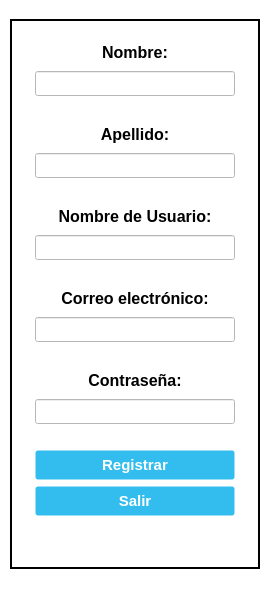
<?xml version="1.0" encoding="UTF-8"?>
<ui version="4.0">
 <class>RegistrationWindow</class>
 <widget class="QMainWindow" name="RegistrationWindow">
  <property name="geometry">
   <rect>
    <x>0</x>
    <y>0</y>
    <width>270</width>
    <height>611</height>
   </rect>
  </property>
  <property name="maximumSize">
   <size>
    <width>270</width>
    <height>650</height>
   </size>
  </property>
  <property name="windowTitle">
   <string>Registrar Usuario</string>
  </property>
  <property name="windowIcon">
   <iconset>
    <normaloff>//nas01/DATOS/Comunes/EIPSA-ERP/icon.ico</normaloff>//nas01/DATOS/Comunes/EIPSA-ERP/icon.ico</iconset>
  </property>
  <property name="styleSheet">
   <string notr="true">QWidget {
background-color: rgb(255, 255, 255);
}

.QFrame {
	border: 2px solid black;
}

QPushButton {
background-color: #33bdef;
  border: 1px solid transparent;
  border-radius: 3px;
  box-shadow: rgba(255, 255, 255, .4) 0 1px 0 0 inset;
  box-sizing: border-box;
  color: #fff;
  cursor: pointer;
  display: inline-block;
  font-family: -apple-system,system-ui,&quot;Segoe UI&quot;,&quot;Liberation Sans&quot;,sans-serif;
  font-size: 15px;
  font-weight: 800;
  line-height: 1.15385;
  margin: 0;
  outline: none;
  padding: 0px .8em;
  text-align: center;
  text-decoration: none;
  text-shadow: 0px 1px 0px #263666;
  user-select: none;
  -webkit-user-select: none;
  touch-action: manipulation;
  vertical-align: baseline;
  white-space: nowrap;
}

QPushButton:hover {
	background-color: #019ad2;
	border-color: rgb(0, 0, 0);
}

QPushButton:pressed {
	background-color: rgb(1, 140, 190);
	border-color: rgb(255, 255, 255);
}</string>
  </property>
  <widget class="QWidget" name="centralwidget">
   <layout class="QGridLayout" name="gridLayout_2">
    <item row="0" column="0">
     <widget class="QFrame" name="frame">
      <property name="minimumSize">
       <size>
        <width>250</width>
        <height>550</height>
       </size>
      </property>
      <property name="maximumSize">
       <size>
        <width>250</width>
        <height>550</height>
       </size>
      </property>
      <property name="styleSheet">
       <string notr="true"/>
      </property>
      <property name="frameShape">
       <enum>QFrame::Box</enum>
      </property>
      <property name="frameShadow">
       <enum>QFrame::Raised</enum>
      </property>
      <layout class="QGridLayout" name="gridLayout">
       <item row="0" column="0">
        <layout class="QHBoxLayout" name="horizontalLayout">
         <item>
          <layout class="QVBoxLayout" name="verticalLayout">
           <property name="sizeConstraint">
            <enum>QLayout::SetFixedSize</enum>
           </property>
           <item>
            <widget class="QLabel" name="label_name_reg">
             <property name="minimumSize">
              <size>
               <width>200</width>
               <height>25</height>
              </size>
             </property>
             <property name="maximumSize">
              <size>
               <width>200</width>
               <height>25</height>
              </size>
             </property>
             <property name="font">
              <font>
               <pointsize>12</pointsize>
               <bold>true</bold>
              </font>
             </property>
             <property name="text">
              <string>Nombre:</string>
             </property>
             <property name="alignment">
              <set>Qt::AlignCenter</set>
             </property>
            </widget>
           </item>
           <item>
            <widget class="QLineEdit" name="name_reg">
             <property name="minimumSize">
              <size>
               <width>200</width>
               <height>25</height>
              </size>
             </property>
             <property name="maximumSize">
              <size>
               <width>200</width>
               <height>25</height>
              </size>
             </property>
             <property name="alignment">
              <set>Qt::AlignCenter</set>
             </property>
            </widget>
           </item>
           <item>
            <spacer name="vSpacer1">
             <property name="orientation">
              <enum>Qt::Vertical</enum>
             </property>
             <property name="sizeType">
              <enum>QSizePolicy::Fixed</enum>
             </property>
             <property name="sizeHint" stdset="0">
              <size>
               <width>20</width>
               <height>20</height>
              </size>
             </property>
            </spacer>
           </item>
           <item>
            <widget class="QLabel" name="label_secondname_reg">
             <property name="minimumSize">
              <size>
               <width>200</width>
               <height>25</height>
              </size>
             </property>
             <property name="maximumSize">
              <size>
               <width>200</width>
               <height>25</height>
              </size>
             </property>
             <property name="font">
              <font>
               <pointsize>12</pointsize>
               <bold>true</bold>
              </font>
             </property>
             <property name="text">
              <string>Apellido:</string>
             </property>
             <property name="alignment">
              <set>Qt::AlignCenter</set>
             </property>
            </widget>
           </item>
           <item>
            <widget class="QLineEdit" name="secondname_reg">
             <property name="minimumSize">
              <size>
               <width>200</width>
               <height>25</height>
              </size>
             </property>
             <property name="maximumSize">
              <size>
               <width>200</width>
               <height>25</height>
              </size>
             </property>
             <property name="alignment">
              <set>Qt::AlignCenter</set>
             </property>
            </widget>
           </item>
           <item>
            <spacer name="vSpacer2">
             <property name="orientation">
              <enum>Qt::Vertical</enum>
             </property>
             <property name="sizeType">
              <enum>QSizePolicy::Fixed</enum>
             </property>
             <property name="sizeHint" stdset="0">
              <size>
               <width>20</width>
               <height>20</height>
              </size>
             </property>
            </spacer>
           </item>
           <item>
            <widget class="QLabel" name="label_username_reg">
             <property name="enabled">
              <bool>true</bool>
             </property>
             <property name="sizePolicy">
              <sizepolicy hsizetype="Maximum" vsizetype="Maximum">
               <horstretch>0</horstretch>
               <verstretch>0</verstretch>
              </sizepolicy>
             </property>
             <property name="minimumSize">
              <size>
               <width>200</width>
               <height>25</height>
              </size>
             </property>
             <property name="maximumSize">
              <size>
               <width>200</width>
               <height>25</height>
              </size>
             </property>
             <property name="font">
              <font>
               <pointsize>12</pointsize>
               <bold>true</bold>
              </font>
             </property>
             <property name="text">
              <string>Nombre de Usuario:</string>
             </property>
             <property name="alignment">
              <set>Qt::AlignCenter</set>
             </property>
            </widget>
           </item>
           <item>
            <widget class="QLineEdit" name="username_reg">
             <property name="enabled">
              <bool>true</bool>
             </property>
             <property name="sizePolicy">
              <sizepolicy hsizetype="Maximum" vsizetype="Fixed">
               <horstretch>0</horstretch>
               <verstretch>0</verstretch>
              </sizepolicy>
             </property>
             <property name="minimumSize">
              <size>
               <width>200</width>
               <height>25</height>
              </size>
             </property>
             <property name="maximumSize">
              <size>
               <width>200</width>
               <height>25</height>
              </size>
             </property>
             <property name="font">
              <font>
               <pointsize>9</pointsize>
              </font>
             </property>
             <property name="alignment">
              <set>Qt::AlignCenter</set>
             </property>
            </widget>
           </item>
           <item>
            <spacer name="vSpacer3">
             <property name="orientation">
              <enum>Qt::Vertical</enum>
             </property>
             <property name="sizeType">
              <enum>QSizePolicy::Fixed</enum>
             </property>
             <property name="sizeHint" stdset="0">
              <size>
               <width>20</width>
               <height>20</height>
              </size>
             </property>
            </spacer>
           </item>
           <item>
            <widget class="QLabel" name="label_email_reg">
             <property name="minimumSize">
              <size>
               <width>200</width>
               <height>25</height>
              </size>
             </property>
             <property name="maximumSize">
              <size>
               <width>200</width>
               <height>25</height>
              </size>
             </property>
             <property name="font">
              <font>
               <pointsize>12</pointsize>
               <bold>true</bold>
              </font>
             </property>
             <property name="text">
              <string>Correo electrónico:</string>
             </property>
             <property name="alignment">
              <set>Qt::AlignCenter</set>
             </property>
            </widget>
           </item>
           <item>
            <widget class="QLineEdit" name="email_reg">
             <property name="minimumSize">
              <size>
               <width>200</width>
               <height>25</height>
              </size>
             </property>
             <property name="maximumSize">
              <size>
               <width>200</width>
               <height>25</height>
              </size>
             </property>
             <property name="alignment">
              <set>Qt::AlignCenter</set>
             </property>
            </widget>
           </item>
           <item>
            <spacer name="vlSpacer5">
             <property name="orientation">
              <enum>Qt::Vertical</enum>
             </property>
             <property name="sizeType">
              <enum>QSizePolicy::Fixed</enum>
             </property>
             <property name="sizeHint" stdset="0">
              <size>
               <width>20</width>
               <height>20</height>
              </size>
             </property>
            </spacer>
           </item>
           <item>
            <widget class="QLabel" name="label_password_reg">
             <property name="enabled">
              <bool>true</bool>
             </property>
             <property name="sizePolicy">
              <sizepolicy hsizetype="Maximum" vsizetype="Maximum">
               <horstretch>0</horstretch>
               <verstretch>0</verstretch>
              </sizepolicy>
             </property>
             <property name="minimumSize">
              <size>
               <width>200</width>
               <height>25</height>
              </size>
             </property>
             <property name="maximumSize">
              <size>
               <width>200</width>
               <height>25</height>
              </size>
             </property>
             <property name="font">
              <font>
               <pointsize>12</pointsize>
               <bold>true</bold>
              </font>
             </property>
             <property name="layoutDirection">
              <enum>Qt::LeftToRight</enum>
             </property>
             <property name="text">
              <string>Contraseña:</string>
             </property>
             <property name="alignment">
              <set>Qt::AlignCenter</set>
             </property>
            </widget>
           </item>
           <item>
            <widget class="QLineEdit" name="password_reg">
             <property name="enabled">
              <bool>true</bool>
             </property>
             <property name="sizePolicy">
              <sizepolicy hsizetype="Maximum" vsizetype="Maximum">
               <horstretch>0</horstretch>
               <verstretch>0</verstretch>
              </sizepolicy>
             </property>
             <property name="minimumSize">
              <size>
               <width>200</width>
               <height>25</height>
              </size>
             </property>
             <property name="maximumSize">
              <size>
               <width>200</width>
               <height>25</height>
              </size>
             </property>
             <property name="font">
              <font>
               <pointsize>9</pointsize>
              </font>
             </property>
             <property name="echoMode">
              <enum>QLineEdit::Password</enum>
             </property>
             <property name="alignment">
              <set>Qt::AlignCenter</set>
             </property>
            </widget>
           </item>
           <item>
            <spacer name="vSpacer4">
             <property name="enabled">
              <bool>true</bool>
             </property>
             <property name="sizePolicy">
              <sizepolicy hsizetype="Minimum" vsizetype="Fixed">
               <horstretch>0</horstretch>
               <verstretch>0</verstretch>
              </sizepolicy>
             </property>
             <property name="orientation">
              <enum>Qt::Vertical</enum>
             </property>
             <property name="sizeType">
              <enum>QSizePolicy::Fixed</enum>
             </property>
             <property name="sizeHint" stdset="0">
              <size>
               <width>20</width>
               <height>20</height>
              </size>
             </property>
            </spacer>
           </item>
           <item>
            <widget class="QPushButton" name="accept_reg">
             <property name="enabled">
              <bool>true</bool>
             </property>
             <property name="sizePolicy">
              <sizepolicy hsizetype="Maximum" vsizetype="Maximum">
               <horstretch>0</horstretch>
               <verstretch>0</verstretch>
              </sizepolicy>
             </property>
             <property name="minimumSize">
              <size>
               <width>200</width>
               <height>30</height>
              </size>
             </property>
             <property name="maximumSize">
              <size>
               <width>200</width>
               <height>30</height>
              </size>
             </property>
             <property name="font">
              <font>
               <pointsize>-1</pointsize>
               <bold>true</bold>
               <underline>false</underline>
               <strikeout>false</strikeout>
              </font>
             </property>
             <property name="text">
              <string>Registrar</string>
             </property>
            </widget>
           </item>
           <item>
            <widget class="QPushButton" name="exit_reg">
             <property name="enabled">
              <bool>true</bool>
             </property>
             <property name="sizePolicy">
              <sizepolicy hsizetype="Maximum" vsizetype="Maximum">
               <horstretch>0</horstretch>
               <verstretch>0</verstretch>
              </sizepolicy>
             </property>
             <property name="minimumSize">
              <size>
               <width>200</width>
               <height>30</height>
              </size>
             </property>
             <property name="maximumSize">
              <size>
               <width>200</width>
               <height>30</height>
              </size>
             </property>
             <property name="font">
              <font>
               <pointsize>-1</pointsize>
               <bold>true</bold>
               <underline>false</underline>
               <strikeout>false</strikeout>
              </font>
             </property>
             <property name="text">
              <string>Salir</string>
             </property>
            </widget>
           </item>
           <item>
            <widget class="QLabel" name="label">
             <property name="minimumSize">
              <size>
               <width>200</width>
               <height>25</height>
              </size>
             </property>
             <property name="maximumSize">
              <size>
               <width>200</width>
               <height>25</height>
              </size>
             </property>
             <property name="styleSheet">
              <string notr="true">color: rgb(255, 0, 0);</string>
             </property>
             <property name="text">
              <string/>
             </property>
             <property name="alignment">
              <set>Qt::AlignCenter</set>
             </property>
            </widget>
           </item>
          </layout>
         </item>
        </layout>
       </item>
      </layout>
     </widget>
    </item>
   </layout>
  </widget>
  <widget class="QMenuBar" name="menubar">
   <property name="geometry">
    <rect>
     <x>0</x>
     <y>0</y>
     <width>270</width>
     <height>22</height>
    </rect>
   </property>
  </widget>
  <widget class="QStatusBar" name="statusbar"/>
 </widget>
 <resources/>
 <connections/>
</ui>
